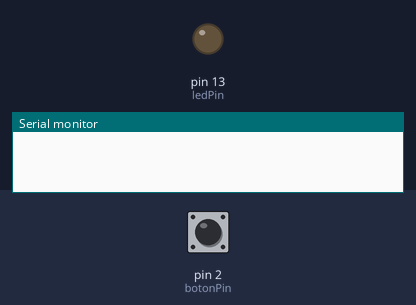
This sketch was run on a simulated Arduino Uno, built with avr-gcc and run on an emulated ATmega328P. Shown: output pins drawn as LEDs (lit = HIGH), the last lines printed to the serial monitor. The inputs (shaded band) are chosen by the test bench; at power-on: pin 2 (botonPin) HIGH.

Above: at 1.2 s.
1.3 s: pin 2 (botonPin) pulled LOW for 0.15 s
At 1.38 s:
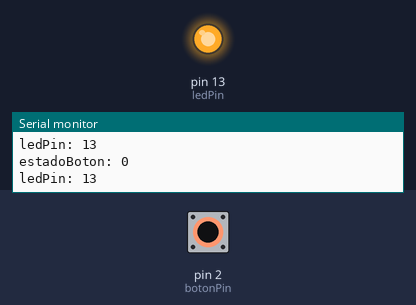
2.9 s: pin 2 (botonPin) pulled LOW for 3.2 s
At 7.1 s:
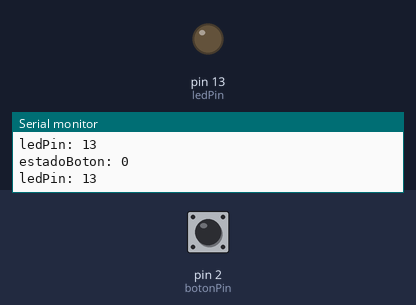
Timing chart, 0 to 8.6 s (numbered marks = the images above; inputs shaded):
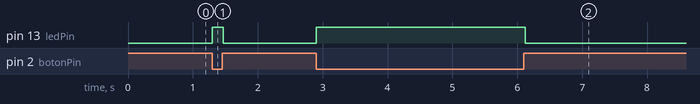

Measured:
- after the input at 1.3 s, pin 13 (ledPin): LOW → HIGH at once, → LOW 0.17 s later
- after the input at 2.9 s, pin 13 (ledPin): LOW → HIGH at once, → LOW 3.2 s later

The sketch:

semana4-0526-A.ino
```cpp
const int botonPin = 2;          // Pin del botón conectado
const int ledPin = 13;  // Pin del LED integrado en la placa

void setup() {
  pinMode(botonPin, INPUT_PULLUP);  // Configura el pin del botón como entrada con resistencia pull-up interna
  pinMode(ledPin, OUTPUT);          // Configura el pin del LED como salida

  Serial.begin(9600);               // Abrir la consola
}

void loop() {
  int estadoBoton = digitalRead(botonPin);  // Lee el estado del botón

  if (estadoBoton == LOW) {                 // Si el botón está presionado
    digitalWrite(ledPin, HIGH);            // Enciende el LED

    Serial.print("estadoBoton: ");        // Mostrar valores e la consola del boton y el pin del led 13
    Serial.println(estadoBoton);
    Serial.print("ledPin: ");
    Serial.println(ledPin);
  } else {                                  // Si el botón no está presionado
    digitalWrite(ledPin, LOW);             // Apaga el LED
  }
}

/*
  ejercicio 1 :
  invertir el comportamiento del sketch

  ejercicio 2 :
  dejar led encendido al soltar el boton, y apagar el led al soltar nuevamente

  ejercicio 2 :
  usar una variable como contador en conjunto con el operador módulo para pasar por tres estados
  if, if else, else
*/
```
